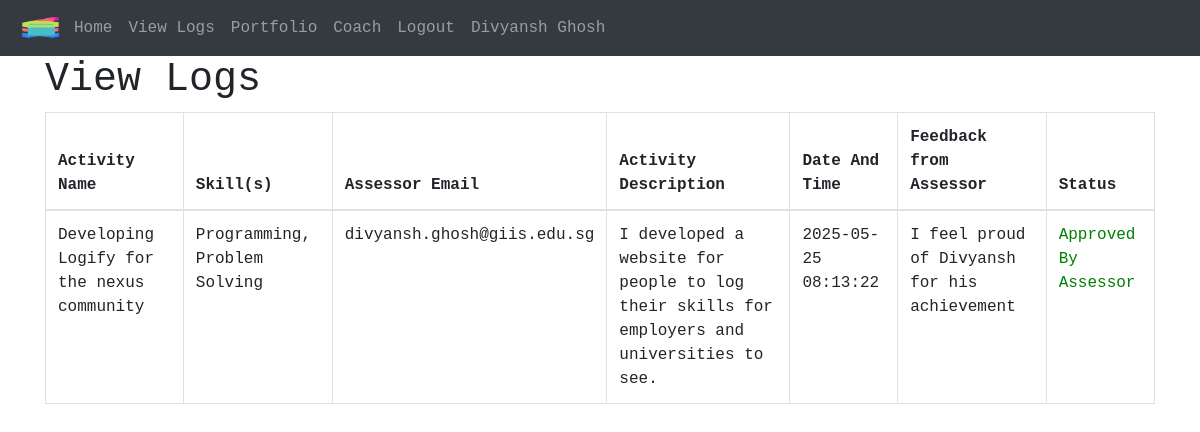
The page /view-logs (signed in) on the database its author committed.
### website/models.py (models this page shows)
class User(db.Model, UserMixin):
  id = db.Column(db.Integer, primary_key = True)
  name = db.Column(db.String, default = "Dummy User")
  email = db.Column(db.String, unique = True)
  password = db.Column(db.String,default = "",)
  data = db.relationship("Log")
  admin = db.Column(db.Boolean, default = False)
  teacher = db.Column(db.Boolean, default = False)
  teacher_id = db.Column(db.Integer,default=-1)
  verified = db.Column(db.Boolean,default = False)
  otp = db.Column(db.String,default="")
  notes = db.Column(db.String,default="")
  school = db.Column(db.String,default="")

class Log(db.Model):
  id = db.Column(db.Integer, primary_key = True)
  name = db.Column(db.String)
  user_id = db.Column(db.String, db.ForeignKey('user.id'))
  date = db.Column(db.DateTime(timezone=True),default=func.now())
  skill = db.Column(db.String)
  assesor_email = db.Column(db.String)
  valid = db.Column(db.Boolean,default = True)
  approved = db.Column(db.Boolean, default = False)
  feedback = db.Column(db.String(256))
  desc = db.Column(db.String(256))
  file = db.Column(db.Text)
  fileName = db.Column(db.String,default="")
  url = db.Column(db.String,unique = True)
  viewed = db.Column(db.Integer, default = 0)

### website/views.py (the view)
@views.route('/view-logs')
@login_required
def student_logs():
  if current_user.admin or current_user.teacher:
    return redirect(url_for("views.nopage"))
  logs = []
  for log in Log.query.filter_by(user_id=current_user.id).all():
    logs.append([log.name,log.skill,log.assesor_email,log.desc,log.feedback,log.valid,log.approved,log.date])
  return render_template("student_logs.html",user=current_user,logs=logs)

### website/__init__.py (called while the page is built)
def create_app():
    app = Flask(__name__)
    app.config['SECRET_KEY'] = 'hjshjhdjah kjshkjdhjs'
    app.config['SQLALCHEMY_DATABASE_URI'] = f'sqlite:///{DB_NAME}'
    app.config["SQLALCHEMY_TRACK_MODIFICATIONS"] = True
    db.init_app(app)
    create_database(app)
    @app.errorhandler(404)
    def page_not_found(error):
        return redirect(url_for("views.nopage"))
    from .views import views
    from .auth import auth
    from .models import User
    app.register_blueprint(views, url_prefix='/')
    app.register_blueprint(auth, url_prefix='/')
    login_manager = LoginManager()
    login_manager.login_view = 'auth.login'
    login_manager.init_app(app)
    @login_manager.user_loader
    def load_user(id):
        return User.query.get(int(id))
    return app

### website/templates/student_logs.html (shortened to what this page needs)
{%extends 'base.html'%}
{%block content%}
<h1 style = "font-family:Monospace">View Logs</h1>
{%if logs !=[]%}
<table class = "table table-bordered">
<thead><th>Activity Name</th><th>Skill(s)</th><th>Assessor Email</th><th>Activity Description</th><th>Date And Time</th><th>Feedback from Assessor</th><th>Status</th></thead>
{%for name, skill, email, desc, feedback, valid, approved,date in logs%}
  <tr><td>{{name}}</td><td>{{skill}}</td><td>{{email}}</td><td>{{desc}}</td><td>{{date}}</td><td>{{feedback}}</td>
  {%if valid%}
    {%if approved%}
    <td style = "color:green">Approved By Assessor</td>
    {%else%}
    <td style = "color:#cccc22">Awaiting Assessor's Review</td>
    {%endif%}
  {%else%}
    <td style = "color:red">Rejected By Assessor</td>
  {%endif%}
  </tr>
{%endfor%}
{%else%}
<h3>No logs found</h3>
{%endif%}
</table>
{%endblock%}

### website/templates/base.html (shortened to what this page needs)
<!DOCTYPE html>
<html>
  <head>
      <link rel="stylesheet" href="https://cdn.jsdelivr.net/npm/bootstrap@4.6.2/dist/css/bootstrap.min.css">
    <link rel="stylesheet" href="https://stackpath.bootstrapcdn.com/bootstrap/4.4.1/css/bootstrap.min.css"crossorigin="anonymous"/>
<link rel="stylesheet" href="https://stackpath.bootstrapcdn.com/font-awesome/4.7.0/css/font-awesome.min.css"/>
  </head>
  <body style = "font-family: Monaco,monospace;">
    <nav class="navbar navbar-expand-lg navbar-dark bg-dark">
      <div class="collapse navbar-collapse" id="navbar">
        <div class="navbar-nav">
          <img id = "favicon" src = "/static/favicon.png" height = 40 width = 50>
          {% if user.is_authenticated %}
          <a class="nav-item nav-link" id="home" href="/">Home</a>
          {%if user.admin%}
          <a class = "nav-item nav-link" id = "add_user" href = "/add-users">Add Users Manually</a>
          <a class = "nav-item nav-link" id = "upload_users" href = "/upload-users">Upload Users</a>
          <a class = "nav-item nav-link" id = "view_users" href = "/view-users">View Users</a>
          {%elif not user.teacher%}
          <a class = "nav-item nav-link" id = "view_logs" href = "/view-logs">View Logs</a>
          <a class = "nav-item nav-link" id = 'portfolio' href = "/portfolio/{{user.email}}">Portfolio</a>
          <a class = "nav-item nav-link" id = 'suggest' href = "/ai-suggest">Coach</a>
          {%endif%}
          <a class="nav-item nav-link" id="logout" href="/logout">Logout</a>
          <a class = "nav-item nav-link" id = "name">{{user.name}}</a>
          {% else %}
          <a class="nav-item nav-link" id="login" href="/login">Login</a>
          <a class = "nav-item nav-link" id = "forgot" href = "/forgot">Forgot Password</a>
          <a class = "nav-item nav-link" id = "confirm" href = "/confirm">Verify Account</a>
          {% endif %}
        </div>
      </div>
    </nav>
    <div class="container" id = "content" style = "display:block">{% block content %}{% endblock %}</div>
  </body>
</html>

### rows shown on the page
User: name "Divyansh Ghosh"
Log: name "Developing Logify for the nexus community", skill "Programming, Problem Solving", assesor_email "divyansh.ghosh@giis.edu.sg", desc "I developed a website for people to log their skills for employers and universities to see.", date "2025-05-25 08:13:22", feedback "I feel proud of Divyansh for his achievement"
